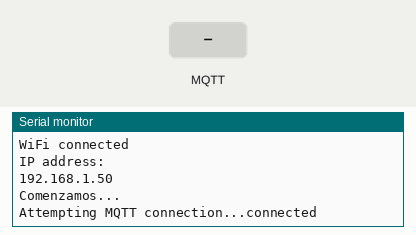
The sketch below on a simulated ESP8266 (NodeMCU). Parts: the last lines printed to the serial monitor. The test bench sets the inputs (shaded band). WiFi joins after 1.5 s; servers stay silent unless stated; random numbers use the default seed unless the sketch sets one; no MQTT or app messages arrive unless stated.

Above: at 2.7 s.
2.8 s: MQTT message "1" arrives on the first subscribed topic
At 4.0 s:
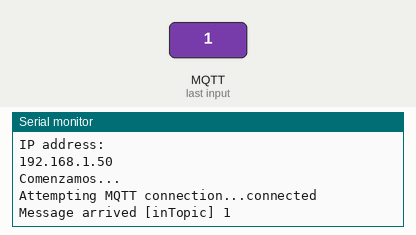
4.3 s: MQTT message "on" arrives on the first subscribed topic
At 5.2 s:
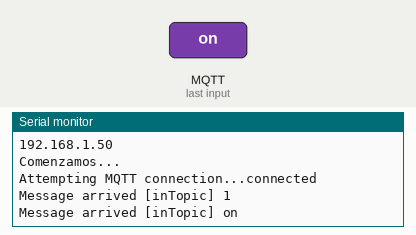
5.8 s: MQTT message "off" arrives on the first subscribed topic
At 6.4 s:
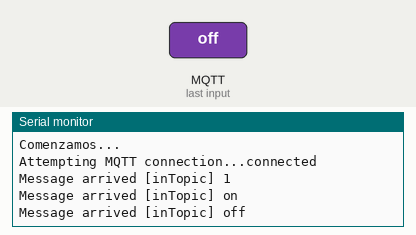

Measured:
- after the input at 2.8 s, the serial monitor: prints a new line at once (image 1)
- after the input at 4.3 s, the serial monitor: prints a new line at once (image 2)
- after the input at 5.8 s, the serial monitor: prints a new line at once (image 3)

The sketch:

main.ino
```cpp
#include <ESP8266WiFi.h>
#include "src/JSONHandler.h"
#include "src/DHTHandler.h"
#include "src/MQTTHandler.h"

// Update these with values suitable for your network.
const char* ssid = "";
const char* password = "";
const char* mqtt_server = "iot.ac.uma.es";
const char* mqtt_user = "infind";
const char* mqtt_pass = "zancudo";

WiFiClient espClient;
struct registro_datos misdatos;
OurDHT dht(5);
MQTTHandler mqtt(espClient, mqtt_server, mqtt_user, mqtt_pass);
unsigned long lastMsg;

void setup_wifi() {

  delay(10);
  // We start by connecting to a WiFi network
  Serial.println();
  Serial.print("Connecting to ");
  Serial.println(ssid);

  WiFi.mode(WIFI_STA);
  WiFi.begin(ssid, password);

  while (WiFi.status() != WL_CONNECTED) {
    delay(500);
    Serial.print(".");
  }

  randomSeed(micros());

  Serial.println("");
  Serial.println("WiFi connected");
  Serial.println("IP address: ");
  Serial.println(WiFi.localIP());
}


void setup() {
  Serial.begin(115200);
  Serial.println();
  setup_wifi();
  Serial.println("Comenzamos...");
  lastMsg = millis();
}

void loop() {
  mqtt.loop();
  unsigned long now = millis();
  if (now - lastMsg > 60000) {
    dht.read(misdatos);
    Serial.println("JSON generado con ArduinoJson:");
    Serial.println(serializa_JSON_string(misdatos));
    Serial.println("Enviando por MQTT...");
    String mensaje = serializa_JSON_string(misdatos);
    Serial.println(mqtt.sendData(serializa_JSON_string(misdatos)));
    Serial.println("Enviado. Nos vemos en 1 minuto");
    lastMsg = now;
  }


}
```

DHTHandler.cpp
```cpp
#include "DHTHandler.h"

OurDHT::OurDHT(int pin)
{
  _dht.setup(pin, DHTesp::DHT11);
  _time = millis();
}

void OurDHT::read(struct registro_datos& datos)
{
  while(_time + _dht.getMinimumSamplingPeriod() < millis()){}
  _time = millis();
  datos.temperatura=_dht.getTemperature();
  datos.humedad=_dht.getHumidity();
  datos.tiempo=millis();
}
```

DHTHandler.h
```cpp
#ifndef DHTHANDLER_H_
#define DHTHANDLER_H_

#include "DHTesp.h"


struct registro_datos {
  float temperatura;
  float humedad;
  unsigned long tiempo;
};

class OurDHT
{
  public:
    OurDHT(int pin);
    void read(struct registro_datos& datos);
  private:
    DHTesp _dht;
    unsigned long _time;
};


#endif
```

JSONHandler.cpp
```cpp
#include "JSONHandler.h"


String serializa_JSON_string (struct registro_datos datos)
{
  StaticJsonDocument<300> jsonRoot;
  String jsonString;

  jsonRoot["Uptime"]= datos.tiempo;
  JsonObject DHT11=jsonRoot.createNestedObject("DHT11");
  DHT11["temp"] = datos.temperatura;
  DHT11["hum"] = datos.humedad;


  serializeJson(jsonRoot,jsonString);
  return jsonString;
}

const char* serializa_JSON_char (struct registro_datos datos)
{
  return serializa_JSON_string(datos).c_str();
}
```

JSONHandler.h
```cpp
#ifndef JSONHANDLER_H_
#define JSONHANDLER_H_

#include <ArduinoJson.h>
#include "DHTHandler.h"

String serializa_JSON_string (struct registro_datos datos);
const char* serializa_JSON_char (struct registro_datos datos);

#endif
```

MQTTHandler.cpp
```cpp
#include "MQTTHandler.h"


void callback(char* topic, byte* payload, unsigned int length) {
  Serial.print("Message arrived [");
  Serial.print(topic);
  Serial.print("] ");
  for (int i = 0; i < length; i++) {
    Serial.print((char)payload[i]);
  }
  Serial.println();
}


MQTTHandler::MQTTHandler(WiFiClient client, const char* server)
{
  _client = new PubSubClient(client);
  _client->setServer(server, 1883);
  _client->setCallback(callback);
  _client->setBufferSize(512); // para poder enviar mensajes de hasta X bytes
  _user = NULL;
  _pass = NULL;
  sprintf(_ID_PLACA, "ESP_%d", ESP.getChipId());
  sprintf(_topic_PUB, "infind/%s/pub", _ID_PLACA);
  sprintf(_topic_SUB, "infind/%s/sub", _ID_PLACA);

}

MQTTHandler::MQTTHandler(WiFiClient client, const char* server, const char* user, const char* pass)
{
  _client = new PubSubClient(client);
  _client->setServer(server, 1883);
  _client->setCallback(callback);
  _client->setBufferSize(512); // para poder enviar mensajes de hasta X bytes
  _user = user;
  _pass = pass;
  sprintf(_ID_PLACA, "ESP_%d", ESP.getChipId());
  sprintf(_topic_PUB, "infind/%s/pub", _ID_PLACA);
  sprintf(_topic_SUB, "infind/%s/sub", _ID_PLACA);
}


int MQTTHandler::sendData(String datos)
{
	return _client->publish(_topic_PUB, datos.c_str());
}

void MQTTHandler::loop()
{
	if (!_client->connected()) {
    	reconnect();
 	}
 	_client->loop();
}

void MQTTHandler::reconnect() {
  // Loop until we're reconnected
  while (!_client->connected()) {
    Serial.print("Attempting MQTT connection...");
    // Create a random client ID
    String clientId = "ESP8266Client-";
    clientId += String(random(0xffff), HEX);
    // Attempt to connect
    if (_client->connect(_ID_PLACA, _user, _pass)) {
      Serial.println("connected");
      // ... and resubscribe
      _client->subscribe("inTopic");
    } else {
      Serial.print("failed, rc=");
      Serial.print(_client->state());
      Serial.println(" try again in 5 seconds");
      // Wait 5 seconds before retrying
      delay(5000);
    }
  }
}
```

MQTTHandler.h
```cpp
#ifndef MQTTHANDLER_H_
#define MQTTHANDLER_H_

#include <ESP8266WiFi.h>
#include <PubSubClient.h>

class MQTTHandler
{
	public:
		MQTTHandler(WiFiClient client, const char* server);
		MQTTHandler(WiFiClient client, const char* server, const char* user, const char* pass);
		int sendData(String datos);
		void loop();
	private:
		PubSubClient* _client;
		const char* _user;
		const char* _pass;
		char _ID_PLACA[16];
		char _topic_PUB[256];
		char _topic_SUB[256];
		void reconnect();

};

#endif
```
